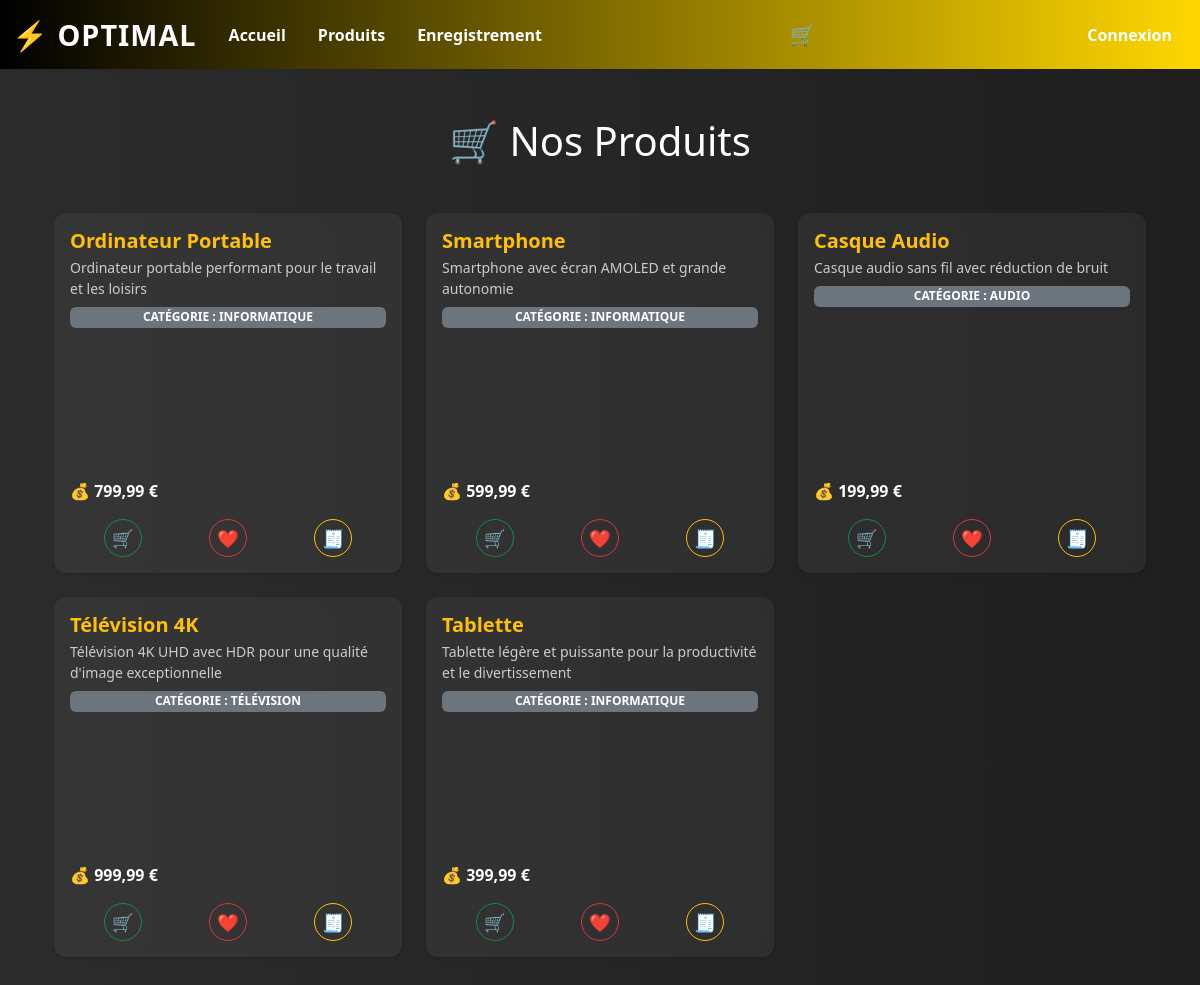
The app's page /e-commerce/index.php?action=get_all_prods with its own data.
### tables this page shows
CREATE TABLE produit (
    id INT(11) AUTO_INCREMENT PRIMARY KEY,
    nom VARCHAR(255) NOT NULL,
    description VARCHAR(255) NOT NULL,
    categorie_id INT(11) NOT NULL,
    prix FLOAT NOT NULL
);

CREATE TABLE categorie (
    id INT(11) AUTO_INCREMENT PRIMARY KEY,
    nom VARCHAR(255) NOT NULL,
    description VARCHAR(255) NOT NULL
);

### e-commerce/controller/ctlProduct.php (called while the page is built, shortened)
<?php
require_once "model/produit.php";
function ctlGetAllProd() {
    $prods = getAllProds();
    foreach ($prods as $p) {
        $cat = getCatById($p->getCategorieId());
    }
    require "view/show_prods.php";
}
?>

### e-commerce/model/produit.php (called while the page is built, shortened)
<?php
class Produit {
    private int $id;
    private string $nom;
    private string $description;
    private string $categorie_name;
    private float $prix;
    public function getId(): int
    {
        return $this->id;
    }
    public function getNom(): string
    {
        return $this->nom;
    }
    public function getDescription(): string
    {
        return $this->description;
    }
    public function getCategorieName(): string
    {
        return $this->categorie_name;
    }
    public function setCategorieName(string $categorie_name): self
    {
        $this->categorie_name = $categorie_name;
        return $this;
    }
    public function getPrix(): float
    {
        return $this->prix;
    }
}
function getAllProds() {
    $prods = [];
    $sqlReq = "SELECT * FROM produit";
    try {
        $ctxDB = dbConnect();
        $req = $ctxDB->query($sqlReq);
        $req->setFetchMode(PDO::FETCH_CLASS, 'produit');
        $prods = $req->fetchAll();
    }
    catch (Exception $ex){
        var_dump($ex->getMessage());
        die();
    }
    finally {
        return $prods;
    }
}
?>

### e-commerce/model/categorie.php (called while the page is built, shortened)
<?php
function getCatById(int $id) {
    $cat = null;
    $sqlReq = "SELECT * FROM categorie";
    $sqlReq .= " WHERE id= :id";
    try {
        $ctxDb = dbConnect();
        $req = $ctxDb->prepare($sqlReq);
        $req->bindValue(':id', $id, PDO::PARAM_INT);
        $ret = $req->execute();
        $req->setFetchMode(PDO::FETCH_CLASS, 'Categorie');
        if($ret) {
            $cat = $req->fetch();
        }
    }
    catch (Exception $ex) {
        var_dump($ex->getMessage());
        die();
    }
    finally {
        return $cat;
    }
}
?>

### e-commerce/view/show_prods.php (the view, shortened to what this page needs)
<div class="container py-5">
  <h1 class="text-center mb-5 text-white">🛒 Nos Produits</h1>
  <div class="row g-4">
    <?php foreach ($prods as $p): ?>
      <div class="col-md-6 col-lg-4">
        <div class="card product-card h-100 border-0 shadow-sm">
          <div class="card-body py-3 px-3 d-flex flex-column">
            <h5 class="card-title text-warning fw-bold mb-1"><?= $p->getNom() ?></h5>
            <p class="card-text text-muted small mb-2"><?= $p->getDescription() ?></p>
            <span class="badge bg-secondary text-uppercase mb-2" style="font-size: 0.75rem;">
              Catégorie : <?= $p->getCategorieName() ?>
            </span>
            <div class="mt-auto d-flex justify-content-between align-items-center">
              <span class="fs-6 fw-bold text-white">💰 <?= number_format($p->getPrix(), 2, ',', ' ') ?> €</span>
            </div>
            <div class="d-flex justify-content-around mt-3">
        <a href="index.php?action=add_to_cart&id=<?= $p->getId() ?>"
         class="btn btn-sm btn-outline-success rounded-circle" title="Ajouter au panier">
        🛒
      </a>
        <a href="index.php?action=<?= isset($_SESSION['user']) ? 'like_prod&id=' . $p->getId() : 'login' ?>"
         class="btn btn-sm btn-outline-danger rounded-circle" title="Liker">
        ❤️
        </a>
        <a href="index.php?action=<?= isset($_SESSION['user']) ? 'buy&id=' . $p->getId() : 'login' ?>"
         class="btn btn-sm btn-outline-warning rounded-circle text-dark" title="Acheter">
        🧾
        </a>
      </div>
          </div>
        </div>
      </div>
    <?php endforeach; ?>
  </div>
</div>
<?php
$content = ob_get_clean();
require "view/template.php";
?>

### e-commerce/index.php (shortened to what this page needs)
<?php
require_once "controller/ctlProduct.php";
  ?>
  <?php
if (isset($_GET['action'])) {
    $action = htmlspecialchars($_GET['action']);
    switch ($action) {
        case 'get_all_prods':
            ctlGetAllProd();
            break;
    }
} else {
    header("Location: index.php?action=home");
}
?>

### e-commerce/view/template.php (shortened to what this page needs)
<!DOCTYPE html>
<html lang="fr">
<head>
    <link href="https://cdn.jsdelivr.net/npm/bootstrap@5.3.5/dist/css/bootstrap.min.css" rel="stylesheet">
    <link rel="stylesheet" href="public/css/style.css">
</head>
<body>
    <?php
    require_once "view/nav.php";
    ?>
    <div class="container">
        <?= $content ?>
    </div>
</body>
</html>

### e-commerce/view/nav.php (shortened to what this page needs)
<?php
$currentUser = (isset($_SESSION['user']) && $_SESSION['user'] instanceof User) ? $_SESSION['user'] : null;
?>
<nav class="navbar navbar-expand-lg navbar-dark shadow-sm" style="background: linear-gradient(90deg, #000000 0%, #FFD700 100%); font-family: 'Segoe UI', Tahoma, Geneva, Verdana, sans-serif;">
  <div class="container-fluid">
    <a class="navbar-brand text-white fw-bold" href="index.php?action=home" style="font-size: 1.8rem; letter-spacing: 1px;">⚡ OPTIMAL</a>
    <div class="collapse navbar-collapse" id="navbarSupportedContent">
      <ul class="navbar-nav me-auto mb-2 mb-lg-0">
        <li class="nav-item"><a class="nav-link nav-link-custom" href="index.php?action=home">Accueil</a></li>
        <li class="nav-item"><a class="nav-link nav-link-custom" href="index.php?action=get_all_prods">Produits</a></li>
        <?php if (!$currentUser): ?>
          <li class="nav-item"><a class="nav-link nav-link-custom" href="index.php?action=user_register">Enregistrement</a></li>
        <?php endif; ?>
      </ul>
      <ul class="navbar-nav mb-2 mb-lg-0">
        <li class="nav-item position-relative me-4">
          <a class="nav-link nav-link-custom position-relative" href="index.php?action=show_cart" style="font-size: 1.3rem;">
            🛒
          </a>
        </li>
      </ul>
      <ul class="navbar-nav ms-auto mb-2 mb-lg-0">
        <?php
          $cnxLink = $currentUser ? "index.php?action=logout" : "index.php?action=login";
          $cnxLabel = $currentUser ? "Déconnexion" : "Connexion";
        ?>
        <li class="nav-item"><a class="nav-link nav-link-custom" href="<?= $cnxLink ?>"><?= $cnxLabel ?></a></li>
      </ul>
    </div>
  </div>
</nav>

### e-commerce/public/css/style.css (style rules this page uses)
body { background: linear-gradient(to right, #2c2c2c, #1f1f1f); font-family: 'Segoe UI', sans-serif; color: #f1f1f1; }
.nav-link-custom { color: white !important; font-weight: 600; margin: 0 0.5rem; position: relative; transition: all 0.3s ease-in-out; }
.nav-link-custom::after { content: ""; position: absolute; width: 0%; height: 2px; bottom: -3px; left: 0; background-color: #FFD700; transition: width 0.3s; }
.product-card { background: rgba(255, 255, 255, 0.07); backdrop-filter: blur(6px); border-radius: 1rem; transition: transform 0.3s ease; color: #ffffff; }
.card-text { color: #cccccc !important; }
.product-card { background: rgba(255, 255, 255, 0.05); border-radius: 0.75rem; overflow: hidden; transition: transform 0.2s ease; min-height: 360px; }

### e-commerce/view/show_prods.php (style rules this page uses)
.btn.rounded-circle { width: 38px; height: 38px; display: flex; align-items: center; justify-content: center; font-size: 1.1rem; }

### records on screen
produit: nom "Ordinateur Portable", description "Ordinateur portable performant pour le travail et les loisirs", categorie.nom "INFORMATIQUE", prix "799,99"
produit: nom "Smartphone", description "Smartphone avec écran AMOLED et grande autonomie", categorie.nom "INFORMATIQUE", prix "599,99"
produit: nom "Casque Audio", description "Casque audio sans fil avec réduction de bruit", categorie.nom "AUDIO", prix "199,99"
produit: nom "Télévision 4K", description "Télévision 4K UHD avec HDR pour une qualité d'image exceptionnelle", categorie.nom "TÉLÉVISION", prix "999,99"
produit: nom "Tablette", description "Tablette légère et puissante pour la productivité et le divertissement", categorie.nom "INFORMATIQUE", prix "399,99"

### other values on screen
$cnxLabel "Connexion"
